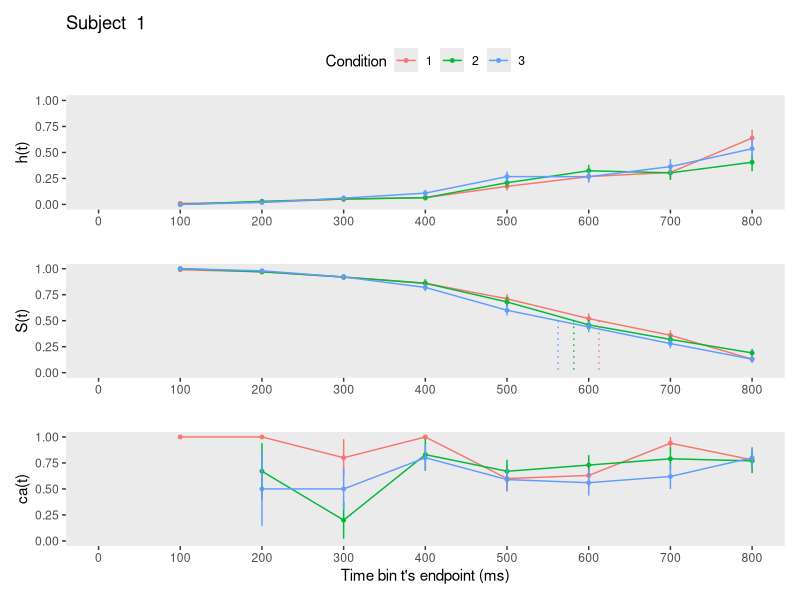
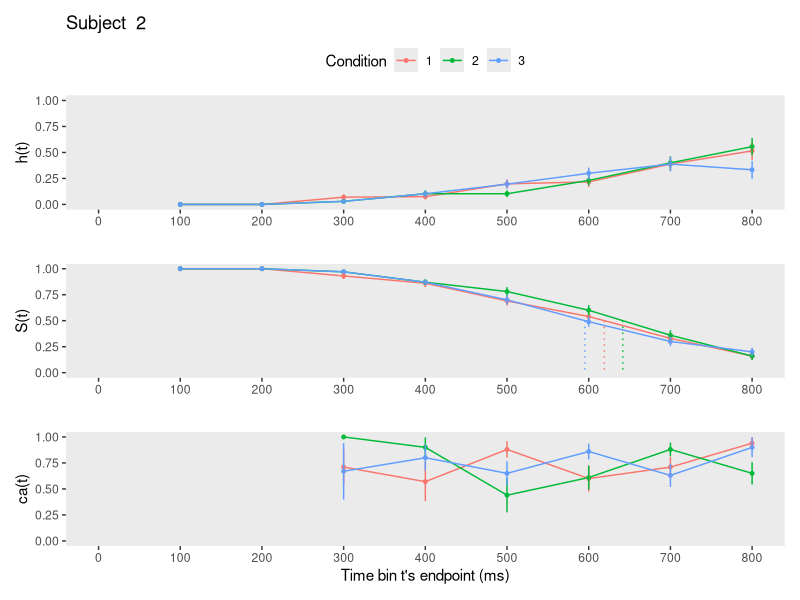
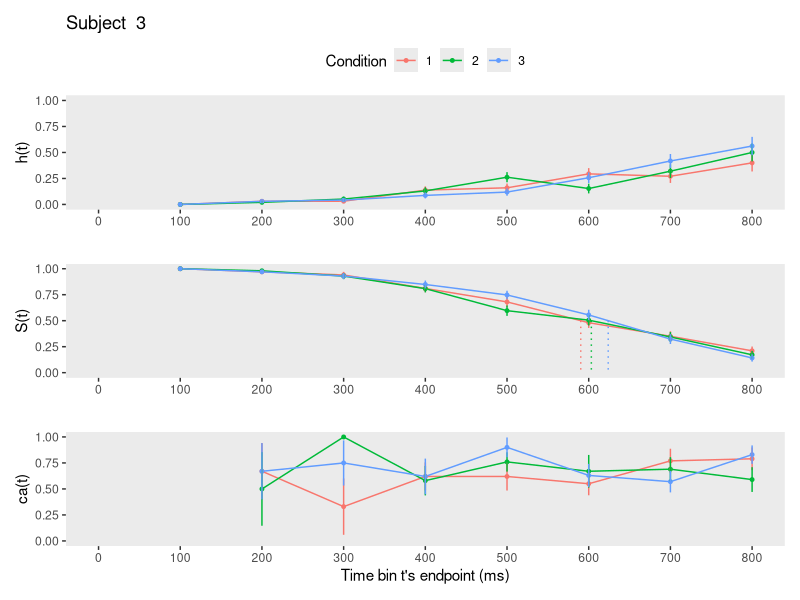
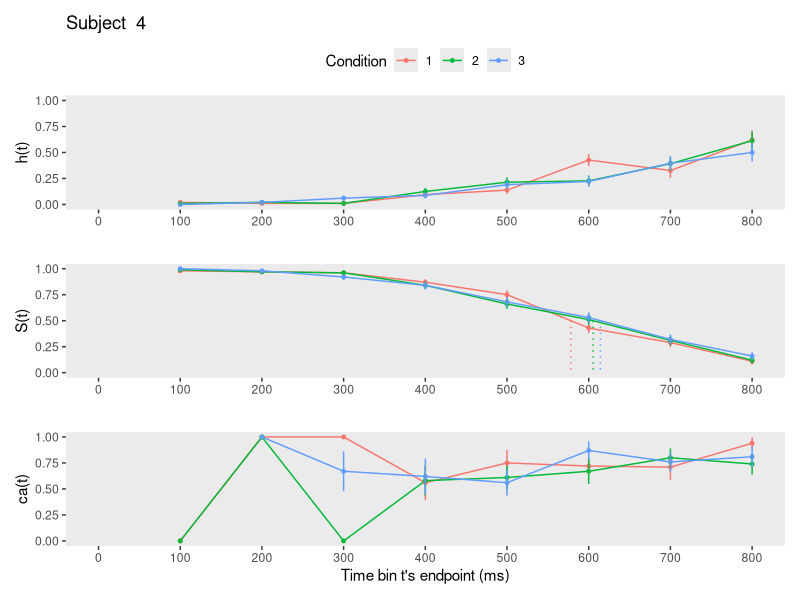
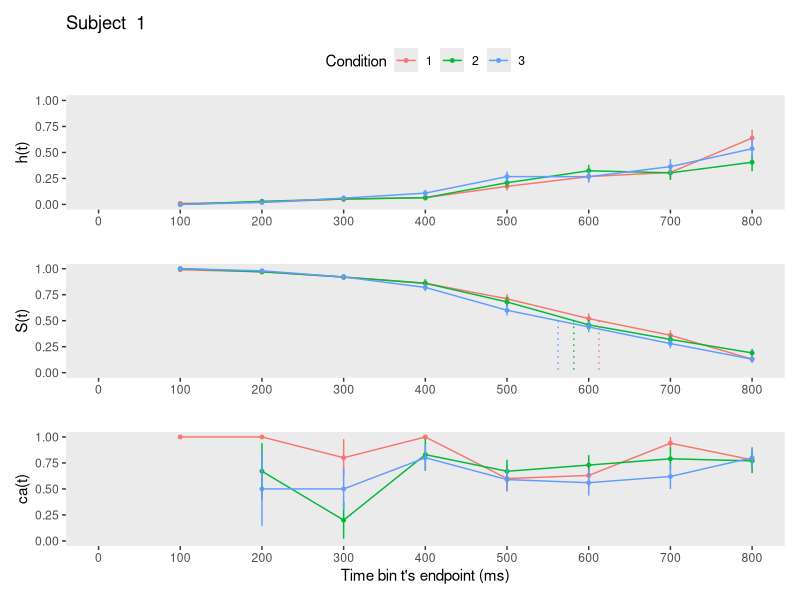
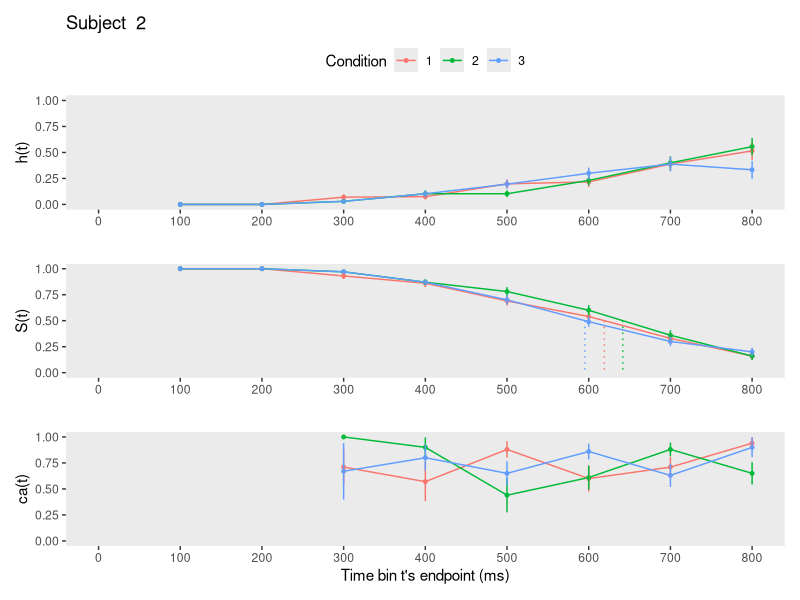
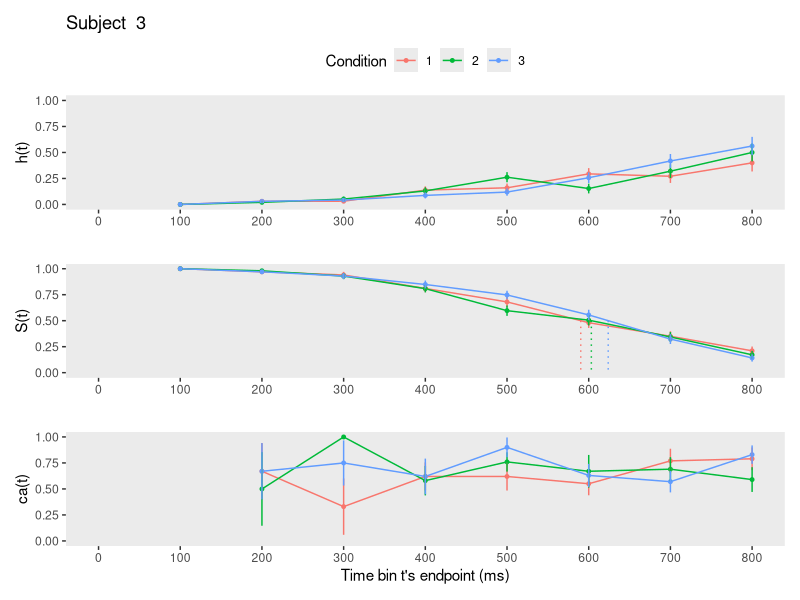
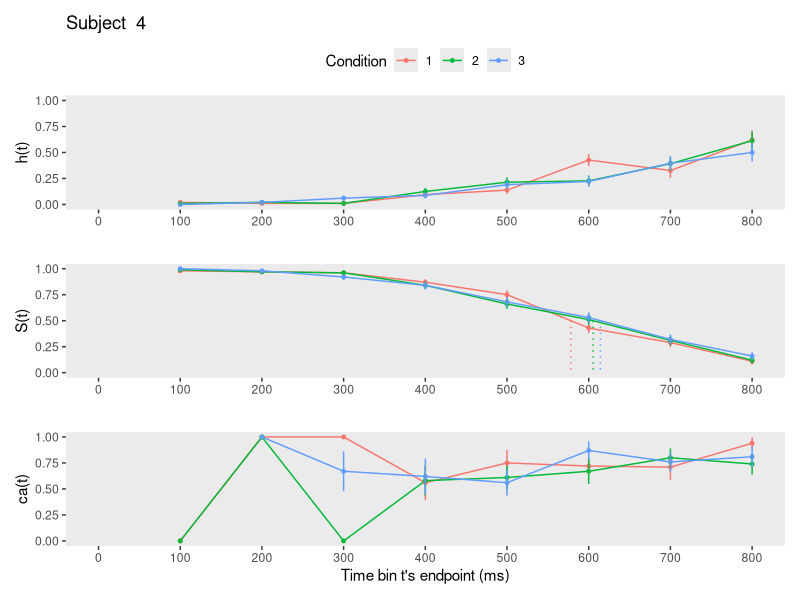

These figures' R source, in order: (Note: this script raises an error after producing the figures.)
## ---- chunk 1
knitr::opts_chunk$set(echo = TRUE)
## ---- chunk 2
library(tidyverse) # data wrangling
library(patchwork) # combine figures
library(pracma)    # to Reshape() matrices
#(flextable) # create tables 
## ---- chunk 3
set.seed(1276)
Tr_pCond = 100 # trials per condition
N_sub = 4    # number of subjects
N_cond = 3   # number of conditions per subject
N_total = N_sub*N_cond*Tr_pCond

data <- tibble(
  pid   = rep(1:N_sub,each=N_cond*Tr_pCond),
  trial = as.integer(Reshape( replicate(N_sub,sample(1:(N_cond*Tr_pCond))),N_total,1)),
  condition = rep(rep(1:N_cond,each=Tr_pCond), N_sub),
  RT = as.double(Reshape(replicate(N_sub*N_cond,rnorm(Tr_pCond, 600, 200)),N_total,1)) %>% round(digits=2),
  acc = as.double(Reshape(replicate(N_sub*N_cond,(sample(c(0,1), size=Tr_pCond,replace=T,            
                                                  prob=c(.3,.7)))),N_total,1))) %>%
      arrange(pid,trial) %>%
      mutate(RT = ifelse(RT<0,0.001,RT), # instead of filtering to keep all rows
             condition=factor(condition,levels=c(1:N_cond)))

print.data.frame(data, max=50)
## ---- chunk 4
data_nested <- data %>% group_nest(pid)
## ---- chunk 5
define_censoring_dRT <- function(df, timeout, bin_width){
  if(!(timeout %% bin_width == 0)){
    return("The censoring time must be a multiple of the bin width!")
  }
  df %>% mutate(right_censored = 0,
                RT2 = ifelse(RT > timeout, timeout, RT) %>% round(digits=2),
                right_censored = ifelse(RT2 == timeout,1,right_censored),
                dRT = ceiling(RT2/bin_width),
                cens_time = timeout, bin_width = bin_width)
}
## ---- chunk 6
setup_person_trial_bin <- function(df){
  df %>% uncount(weights = dRT) %>% 
         group_by(trial) %>% 
         mutate(period = 1:n()) %>% 
         mutate(event = if_else(period == max(period) & right_censored == 0, 1, 0)) %>% 
         ungroup()
}
## ---- chunk 7
setup_lifetable <- function(ptb){
  ptb %>% mutate(event = str_c("event", event)) %>%
          group_by(condition,period) %>% 
          count(event) %>% 
          ungroup() %>% 
          pivot_wider(names_from = event,
                      values_from = n) %>% 
          mutate(event0 = ifelse(is.na(event0),0,event0), # replace NA with 0
                 event1 = ifelse(is.na(event1),0,event1),
                 risk_set = event0 + event1) %>% # define the risk set
          mutate(hazard = (event1 / risk_set) %>% round(digits = 3)) %>% # calculate hazard estimate
          mutate(se_haz = sqrt((hazard * (1 - hazard)) / risk_set) %>% round(digits = 3)) %>% # se hazard
          group_by(condition) %>%
          mutate(survival = (cumprod(1-hazard)) %>% round(digits = 4), # calculate survival estimate
                 term     = cumsum(hazard / (risk_set * (1 - hazard))) %>% round(digits = 3),
                 se_surv  = (survival * sqrt(term)) %>% round(digits = 3)  ) %>% # Greenwood's (1926) approximation
          ungroup() 
}
## ---- chunk 8
calc_conditionalaccuracy <- function(df){
  df %>% filter(right_censored==0) %>%
         group_by(condition,dRT,cens_time,bin_width) %>%
         summarize(ca = mean(acc) %>% round(digits = 2),
                   n = n(),
                   .groups = 'drop') %>%
         ungroup() %>%
         mutate(period = dRT,
                se_ca = sqrt((ca * (1-ca)) / n) %>% round(digits = 3)) %>%
         select(-dRT)
}
## ---- chunk 9
join_lifetable_ca <- function(df1,df2){df1 %>% left_join(df2, join_by(condition,period))}
## ---- chunk 10
extract_median_period <- function(df){
  above_pct50 <- df %>% 
      group_by(condition) %>%
      filter(survival > .5) %>% 
      slice(n()) # take last row
  below_pct50 <- df %>% 
      group_by(condition) %>%
      filter(survival < .5) %>% 
      slice(1) # take first row
  # pull period above
  period_above <- pull(above_pct50, period)
  # pull survivor function values
  survival_above <- pull(above_pct50, survival)
  survival_below <- pull(below_pct50, survival)
  # estimate median by interpolation
  median_period <- period_above+((survival_above-.5)/(survival_above-survival_below))*((period_above+1)-period_above)
}
## ---- chunk 11
plot_eha <- function(df,subj){
  library(patchwork)
  cutoff <- df %>% pull(cens_time) %>% max(na.rm=T)
  binsize <- df %>% pull(bin_width) %>% max(na.rm=T)
  median_period <- extract_median_period(df)
  n_conditions <- nlevels(df$condition)
  data_median <- c()
  for(i in 1:n_conditions){
    data_median <- append(data_median, c(median_period[i], median_period[i]))
  }
  data_medians <- tibble(period= data_median,
                         survival = rep(c(.5, 0),n_conditions),
                         condition = rep(1:n_conditions, each=2))
  
p1 <- df %>% ggplot(aes(x=period, color=condition, group=condition)) +
  geom_line(aes(y=hazard)) +
  geom_point(aes(y=hazard), size=1) + labs(color="Condition") +
  geom_linerange(aes(ymin=hazard-se_haz, ymax=hazard+se_haz), show.legend = F) +
  scale_x_continuous(breaks = c(0,1:(cutoff/binsize)), labels=c(0,1:(cutoff/binsize)*binsize),
                     limits = c(0,cutoff/binsize)) +
  scale_y_continuous(limits = c(0,1)) +
  labs(x="", y="h(t)", title = paste("Subject ", subj)) +
  theme(legend.background = element_rect(fill = "transparent"),
        panel.grid = element_blank(),
        legend.position = "top")

p2 <-df %>%
  ggplot(aes(x=period, color=condition, group=condition)) +
  geom_line(aes(y=survival), show.legend = F) +
  geom_point(aes(y=survival), size=1, show.legend = F) +
  geom_linerange(aes(ymin=survival-se_surv, ymax=survival+se_surv), show.legend = F) +
  # add medians
  geom_path(aes(x=period, y=survival, color=factor(condition)),
            data = data_medians, 
            linetype = 3, show.legend = F) +
  scale_x_continuous(breaks = c(0,1:(cutoff/binsize)), labels=c(0,1:(cutoff/binsize)*binsize),
                     limits=c(0,cutoff/binsize)) +
  scale_y_continuous(limits = c(0,1)) +
  labs(x="", y="S(t)",
       colour="Condition") +
  theme(panel.grid = element_blank())

p3 <-df %>%
  ggplot(aes(x=period, color=condition, group=condition)) +
  geom_line(aes(y=ca), show.legend = F) +
  geom_point(aes(y=ca), size=1, show.legend = F) +
  geom_linerange(aes(ymin=ca-se_ca, ymax=ca+se_ca), show.legend = F) +
  scale_x_continuous(breaks = c(0,1:(cutoff/binsize)), labels=c(0,1:(cutoff/binsize)*binsize),
                     limits=c(0,cutoff/binsize)) +
  scale_y_continuous(limits = c(0,1)) +
  labs(x="Time bin t's endpoint (ms)", y="ca(t)",
       colour="Condition") +
  theme(panel.grid = element_blank())

p1/p2/p3
}
## ---- chunk 12
data_final <- data_nested %>% 
                     mutate(censored  = map(data, define_censoring_dRT, 800, 100)) %>%       # user input: censoring time, and bin width
                     mutate(ptb_data  = map(censored, setup_person_trial_bin)) %>%           # create person-trial-bin dataset
                     mutate(lifetable = map(ptb_data, setup_lifetable)) %>%                  # create life tables without ca
                     mutate(condacc   = map(censored, calc_conditionalaccuracy)) %>%         # calculate ca
                     mutate(lifetable_ca = map2(lifetable, condacc, join_lifetable_ca)) %>%  # create life tables with ca
                     mutate(plot      = map2(.x = lifetable_ca, .y = pid, plot_eha))         # create plots of info in life tables
## ---- chunk 13
# view original data for subject 1:
print.data.frame(data_final[[2]][[1]], max=60)

# view person-trial-bin data set for subject 1:
print.data.frame(data_final[[4]][[1]], max=160) 

# view lifetables for each condition for subject 1
print.data.frame(data_final[[7]][[1]], max=300)
## ---- chunk 14
# save as pdf
map2(paste0("figures/figure_for_subject", data_final$pid, ".pdf"), data_final$plot, ggsave)

# save as png
map2(paste0("figures/figure_for_subject", data_final$pid, ".png"), data_final$plot, ggsave, width = 8, height = 5, dpi = 600)
## ---- chunk 15
tbl <- data_final[[7]][[1]] %>% 
  filter(condition==1) %>% 
  select(period,risk_set,hazard,se_haz,survival,se_surv,ca, se_ca)

knitr::kable(as.matrix(tbl),"simple", align = "lrcccccc", digits=c(0,0,2,4,2,4,2,4))
# TODO: add row for time zero
## ---- chunk 16
input_modeling_hazard <- data_final %>% 
                        select(pid, ptb_data) %>%  unnest(ptb_data) %>%
                        select(pid,trial,condition,period,event)

# save in folder data
write_csv(input_modeling_hazard, file="data/inputfile_hazard_modeling.csv")
## ---- chunk 17
input_ca_modeling <- data_final %>%
                    select(pid, censored) %>% unnest(censored) %>%
                    filter(right_censored == 0) %>% # only keep uncensored trials
                    select(pid, trial, condition, acc, dRT)

# save in folder data
write_csv(input_ca_modeling, file="data/inputfile_ca_modeling.csv")
## ---- chunk 18
LL <-map(data_final$lifetable_ca, extract_median_period)
binsize <- data_final$censored[[1]] %>% pull(bin_width) %>% max(na.rm=T)
modify_depth(LL,1,~.x*binsize)
